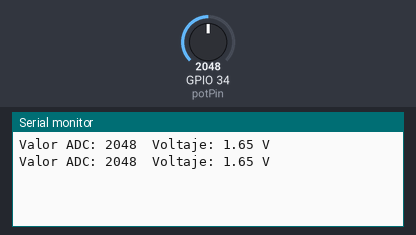
Bench run of a sketch on a simulated ESP32. On the bench: the last lines printed to the serial monitor. Inputs (shaded band) come from the test bench; at power-on: GPIO 34 (potPin) = 2048.

Above: at 1.8 s.
1.9 s: GPIO 34 (potPin) set to 2866
At 2.6 s:
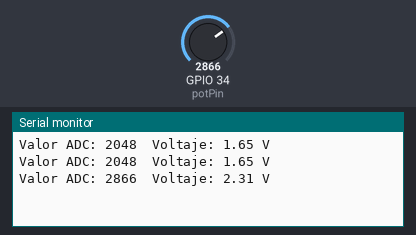
3.4 s: GPIO 34 (potPin) set to 3603
At 4.8 s:
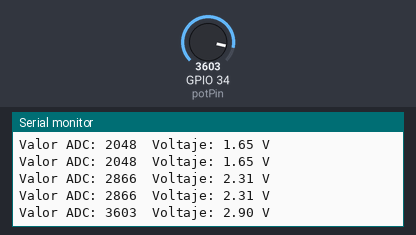
Timing chart, 0 to 6.4 s (numbered marks = the images above; inputs shaded):
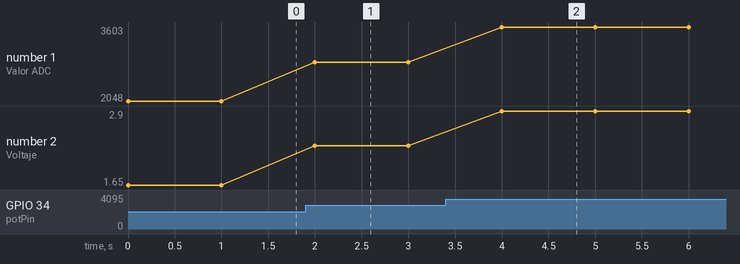

The sketch:

V_test.ino
```cpp
#include <Arduino.h>

const int potPin = 34;  // Pin conectado al potenciómetro
const float referenceVoltage = 3.3;  // Voltaje de referencia del ESP32 (en V)

void setup() {
  Serial.begin(9600);
}

void loop() {
  int adcValue = analogRead(potPin);
  float voltage = (adcValue / 4095.0) * referenceVoltage;  // Convertir valor ADC a voltaje

  Serial.print("Valor ADC: ");
  Serial.print(adcValue);
  Serial.print("\t");
  Serial.print("Voltaje: ");
  Serial.print(voltage, 2);  // Mostrar el voltaje con 2 decimales
  Serial.println(" V");

  delay(1000);  // Esperar un segundo antes de la siguiente lectura
}
```

Measured:
- after the input at 1.9 s, the serial monitor: prints a new line after 0.10 s (image 1)
- after the input at 3.4 s, the serial monitor: prints a new line after 0.60 s (image 2)
- plotted number 1: 2048 → 2866 after the input at 1.9 s, 2866 → 3603 after the input at 3.4 s
- plotted number 2: 1.65 → 2.31 after the input at 1.9 s, 2.31 → 2.9 after the input at 3.4 s
